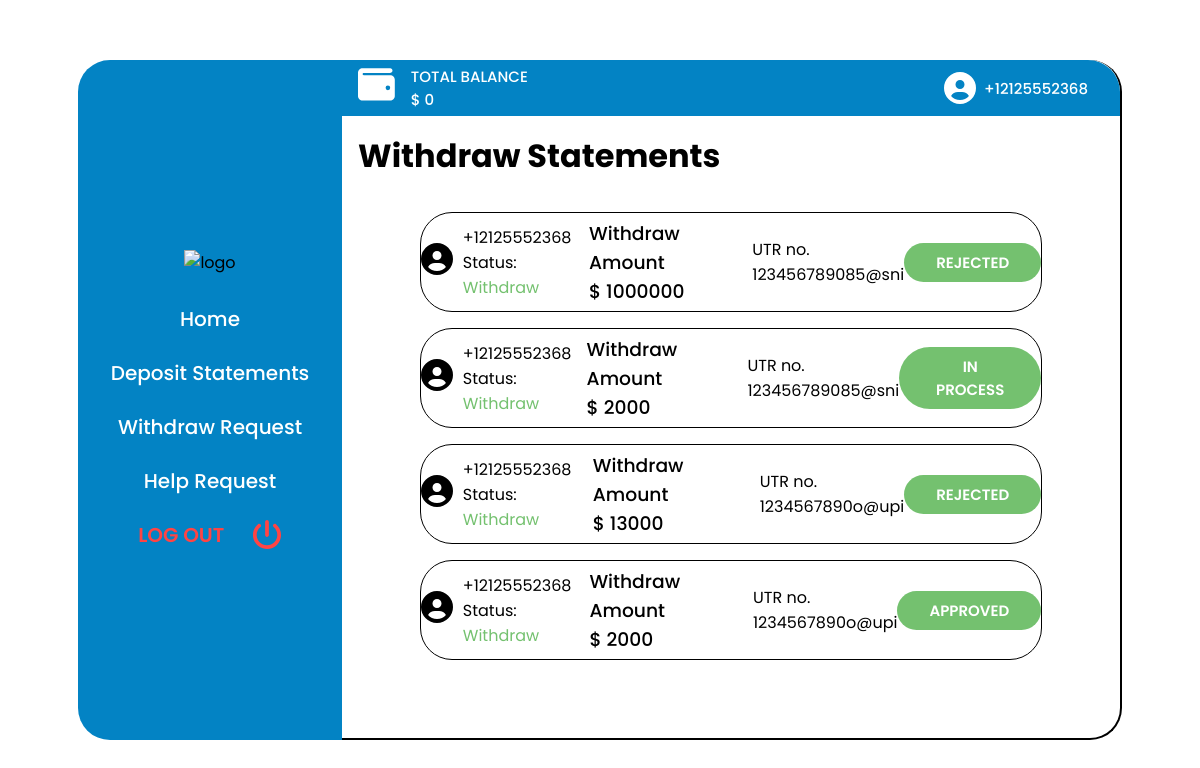
/diamond/withdrawStatements (signed in), run on the app's committed database.
### diamond/models.py (models this page shows, shortened)
class User(AbstractBaseUser, PermissionsMixin):
    phone_number = PhoneNumberField(validators=[phone_validator], unique=True)
    balance = models.IntegerField(default=0, null=False)
    is_active = models.BooleanField(default=True)
    is_admin = models.BooleanField(default=False)
    created = models.DateTimeField(default=datetime.now())
    objects = CustomUserManager()
    USERNAME_FIELD = 'phone_number'
    REQUIRED_FIELDS = []

class Withdrawstatement(models.Model):
    user = models.ForeignKey(User, on_delete=models.CASCADE)
    amount = models.IntegerField(default=0)
    upiid = models.CharField(default="", max_length=25)
    created_at = models.DateTimeField(
        auto_now_add=True)
    status = models.CharField(
        max_length=20,
        choices=STATUS_CHOICES,
        default="IN PROCESS"
    )

### diamond/views.py (the view)
# urls.py: path('withdrawStatements', views.withdrawStatements, name="withdrawstatements"),
@login_required(login_url='login')
def withdrawStatements(request):
    user = request.user
    phone_number = f"{user.phone_number}"
    balance = user.balance
    withdraw_statements = list(Withdrawstatement.objects.filter(
        user=user).order_by('-created_at'))
    content = {
        "phone_number": phone_number,
        "balance": balance,
        "withdraw_statements": withdraw_statements,
    }
    return render(request, "diamond/withdrawStatements.html", content)

### diamond/templates/diamond/withdrawStatements.html (shortened to what this page needs)
{% load static %}
<!DOCTYPE html>
<html lang="en">
<head>
  <link rel="stylesheet" href="{% static '/home_style.css' %}">
</head>
<body>
  <div class="home__main">
    <div class="nav__master">
      <div class="home__nav nav-bar">
        <div class="home__nav__img">
          <img src="https://dzm0kbaskt4pv.cloudfront.net/v11/static/themes/diamondexch9.com/front/logo.png" alt="logo">
        </div>
        <div>
          <ul class="menu_main">
            <li class="menu__item"><a href="{% url 'home' %}">Home</a></li>
            <li class="menu__item"><a href="{% url 'depositstatements' %}">Deposit Statements</a></li>
            <li class="menu__item"><a href="{% url 'withdraw' %}">Withdraw Request</a></li>
            <li class="menu__item"><a href="#">Help Request</a></li>
            <li class="menu__item"><a href="{% url 'logout' %}"><span>LOG OUT</span></a></li>
          </ul>
        </div>
      </div>
    </div>
    <div class="deposit__section__master">
      <nav class="home__information-amount">
        <div class="total-balance">
          <div class="wallet__svg">
          </div>
          <div class="amount">
            <h3>TOTAL BALANCE</h3>
            <h3>$ <span>{{balance}}</span></h3>
          </div>
        </div>
        <div class="account__detail">
          <h3>{{phone_number}}</h3>
        </div>
      </nav>
      <div class="deposit__statment__section">
        <div class="deposit__heading">
          <h3>Withdraw Statements</h3>
        </div>
        <div class="deposit__recipt__master">
          {% if withdraw_statements|length > 0 %}
          {% for ws in withdraw_statements %}
          <div class="deposit__list">
            <div class="deposit__account">
              <div class="deposit__amount__img">
              </div>
              <div class="deposit__no__status">
                <p>{{ ws.user.phone_number }}</p>
                <p class="deposit__status">Status: <span>Withdraw</span></p>
              </div>
            </div>
            <div class="deposit__amount">
              <h3>Withdraw Amount</h3>
              <h3>$ <span>{{ws.amount}}</span></h3>
            </div>
            <div class="deposit__utr">
              <span>UTR no.</span>
              <span>{{ ws.upiid }}</span>
            </div>
            <div class="deposit__request__button">
              <button>{{ ws.status }}</button>
            </div>
          </div>
          {% endfor %}
          {% endif %}
        </div>
      </div>
    </div>
</body>
</html>

### diamond/static/home_style.css (style rules this page uses)
* { margin: 0; padding: 0; box-sizing: border-box; font-family: "Poppins", sans-serif; }
:root { --primary: #0383c4; --deposit: #74c16f; --withdraw: #647fea; --password: #ef8c19; --whatsapp: #4bc658; --primary-back: linear-gradient(var(--primary), #034c70); }
.home__main { display: flex; flex-direction: row; align-items: center; justify-content: center; width: 100%; height: 100vh; }
.nav__master { width: 22%; height: 85vh; background-color: rgb(255, 255, 255); transition: 1s; }
.home__nav { display: flex; flex-direction: column; justify-content: space-between; position: relative; width: 100%; height: 100%; gap: 1rem; top: 50%; transform: translateY(-50%); background-color: var(--primary); border-top-left-radius: 2rem; border-bottom-left-radius: 2rem; align-items: center; justify-content: center; }
.menu_main { margin-top: 0.825rem; display: flex; flex-direction: column; text-align: center; gap: 1.5rem; }
.menu__item:nth-child(5) a { display: flex; align-items: center; justify-content: space-evenly; color: rgb(255, 68, 68); font-weight: 600; }
.menu__item:nth-child(5) a svg { fill: rgb(255, 68, 68); }
.menu__item { text-decoration: none; cursor: pointer; list-style: none; transition: 1s; border-radius: 2rem; }
.menu__item a { text-decoration: none; border-radius: 2rem; font-size: 20px; font-weight: 500; color: #fff; transition: 0.5s; }
.deposit__section__master { height: 85vh; width: 65%; background-color: #fff; top: 50%; border-top-right-radius: 2rem; border-bottom-right-radius: 2rem; border-bottom: 2px solid black; border-right: 2px solid black; }
.deposit__section__master nav { top: 0; width: 100%; background-color: var(--primary); height: 3.5rem; border-top-right-radius: 2rem; }
.home__information-amount { display: flex; justify-content: space-between; align-items: center; }
.total-balance { display: flex; align-items: center; margin: 0 2rem 0 1rem; }
.total-balance h3 { color: #fff; font-weight: 500; font-size: 15px; }
.wallet__svg { fill: #fff; }
.amount { margin: 0 2rem 0 1rem; display: inline-block; }
.account__detail { display: flex; margin: 0 2rem 0 1rem; gap: 0.5rem; align-items: center; }
.account__detail svg { fill: #fff; }
.account__detail h3 { color: #fff; font-weight: 500; font-size: 15px; }
.amount h3 { color: #fff; font-weight: 500; font-size: 15px; }
.deposit__statment__section { width: 100%; height: 85%; }
.deposit__heading h3 { font-size: 2em; margin: 1rem; }
.deposit__list { transform-origin: top; margin-top: 1rem; display: flex; justify-content: space-evenly; align-items: center; width: 80%; height: 100px; background: #fff; border-radius: 2rem; border: 1px solid black; }
.deposit__account { display: flex; align-items: center; gap: 10px; }
.deposit__no__status { display: flex; flex-direction: column; align-items: start; }
.deposit__status span { color: var(--deposit); }
.deposit__amount h3 { font-weight: 500; }
.deposit__recipt__master { display: flex; flex-direction: column; align-items: center; height: 85%; overflow: auto; }
.deposit__utr { display: flex; flex-direction: column; }
.deposit__request__button button { cursor: pointer; height: 50%; width: 100%; padding: 0.5rem 2rem 0.5rem 2rem; border-radius: 2rem; outline: none; border: none; font-size: 15px; background: var(--deposit); color: #fff; font-weight: 600; }
a { text-decoration: none; }

### data on the page
User: phone_number "+12125552368"
Withdrawstatement: user.phone_number "+12125552368", amount "1000000", upiid "123456789085@sni", status "REJECTED"
Withdrawstatement: user.phone_number "+12125552368", amount "2000", upiid "123456789085@sni", status "IN PROCESS"
Withdrawstatement: user.phone_number "+12125552368", amount "13000", upiid "1234567890o@upi", status "REJECTED"
Withdrawstatement: user.phone_number "+12125552368", amount "2000", upiid "1234567890o@upi", status "APPROVED"

### other printed values
{{ balance }} "0"
